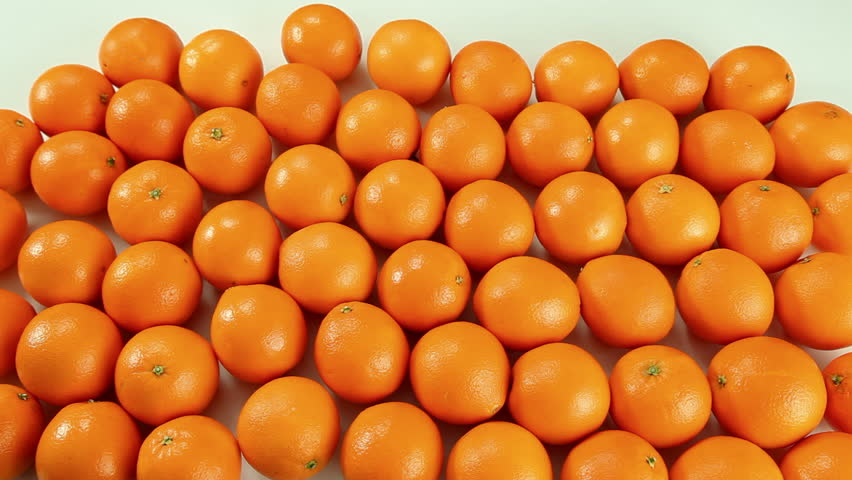
#> input picture Watershed_Algorithm/oranges.jpg, 852 x 480 px, found by its file name
$ python Watershed_implementation.py
#> lines starting #> are read from the running program, lines starting #| are printed output that depends on the picture; after the words box and inside, x2 and y2 are one past the last pixel; in counts of white or black regions, pixels touching at a corner belong together
import cv2 as cv
import numpy as np
import random as rng

img = cv.imread('/home/saurav/Desktop/oranges.jpg')
#> img is the input picture: shape (480, 852, 3); mean B, G, R 48.5, 122.1, 215
gray=cv.cvtColor(img,cv.COLOR_BGR2GRAY)
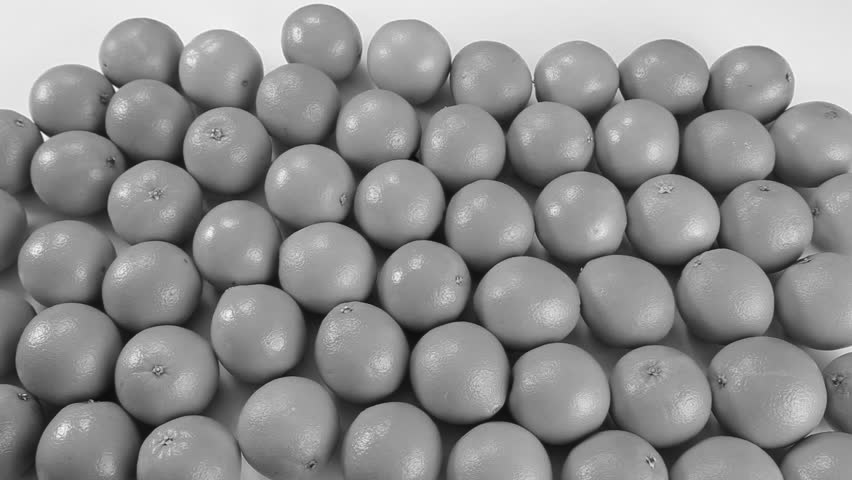
#> gray: shape (480, 852); min 9, max 252, mean 141.5
gray_blurred=cv.GaussianBlur(gray,(5,5),0)
kernel=cv.getStructuringElement(cv.MORPH_RECT,(180,180))

#as the image have different illumination so we have to keep its illumination same
ill_img=cv.morphologyEx(gray_blurred,cv.MORPH_BLACKHAT,kernel,iterations=10)
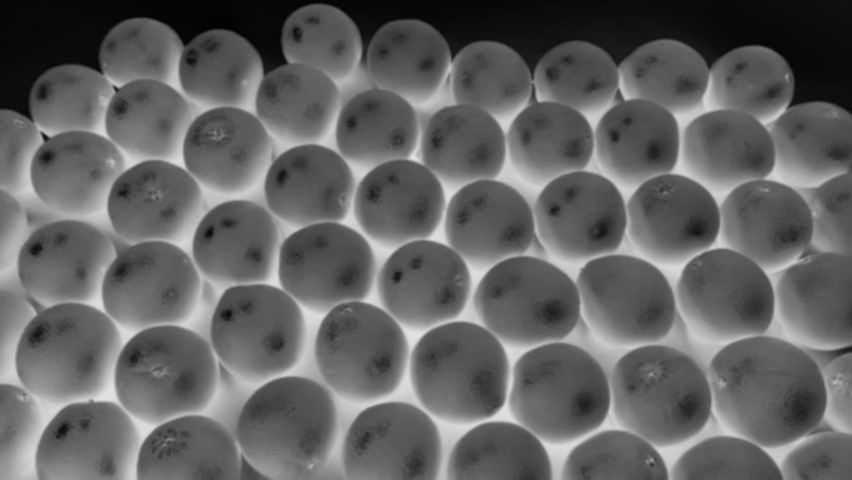
#> ill_img: shape (480, 852); min 0, max 226, mean 98.5
thresh=cv.inRange(ill_img,30,140,255)
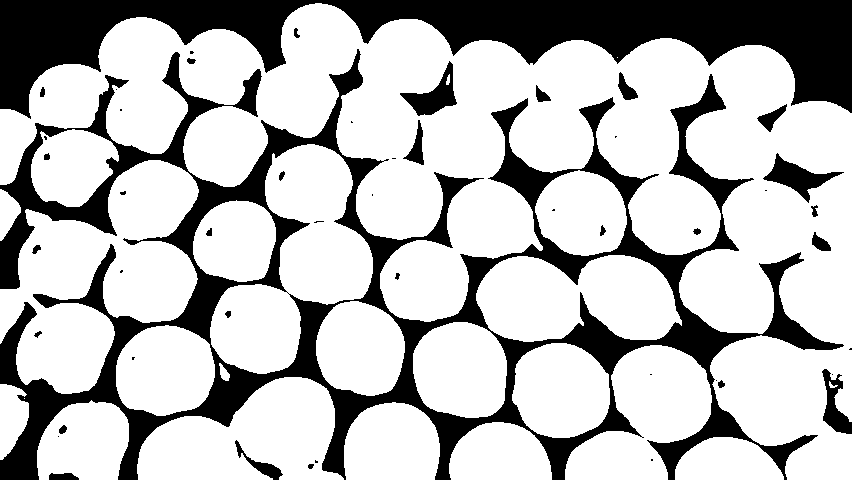
#> thresh: shape (480, 852); 72.7% white; 49 black regions (21 under 20 px), largest, box (x1, y1, x2, y2) and area: (0, 49, 844, 480) 65362, (0, 0, 852, 119) 40412, (763, 153, 844, 203) 1311
cv.imshow("uniform_illumination",ill_img)
cv.imshow("thresholded",thresh)
#Morphological operations
kernel=cv.getStructuringElement(cv.MORPH_ELLIPSE,(3,3))
closing=cv.morphologyEx(thresh,cv.MORPH_CLOSE,kernel,iterations=3)
#> closing: shape (480, 852); 73.9% white; 53 black regions, largest, box (x1, y1, x2, y2) and area: (319, 0, 852, 113) 25526, (0, 0, 318, 116) 14771, (189, 255, 541, 480) 12703
kernel2=cv.getStructuringElement(cv.MORPH_ELLIPSE,(11,11))
opening=cv.morphologyEx(closing,cv.MORPH_OPEN,kernel2,iterations=3)
#> opening: shape (480, 852); 72.5% white; 13 black regions, largest, box (x1, y1, x2, y2) and area: (0, 0, 852, 480) 84482, (561, 225, 750, 480) 9206, (761, 235, 852, 471) 4062

#using distance transform to find peaks
dist_transform = cv.distanceTransform(opening, cv.DIST_L2, 3)
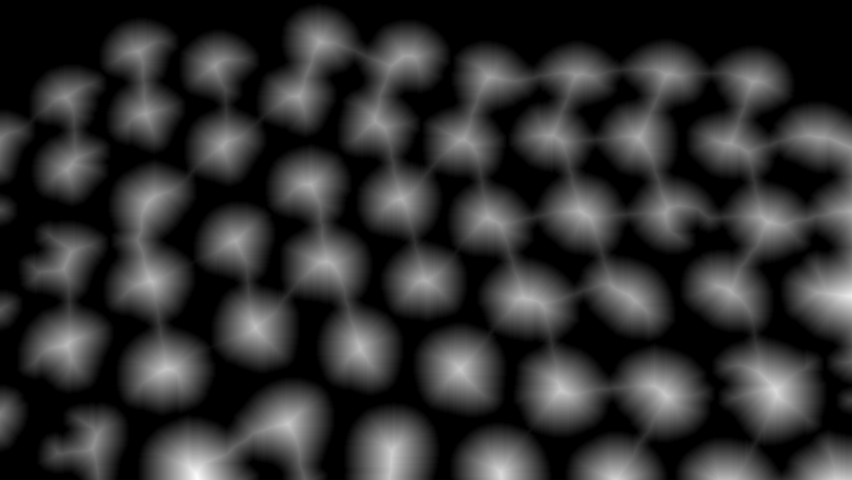
#> dist_transform: shape (480, 852) float32; min 0, max 57.24, mean 10.8; drawn with min black and max white
ret, sure_fg = cv.threshold(dist_transform,0.5*dist_transform.max(),255,0)
#> sure_fg: shape (480, 852) float32; 8.1% white; 52 white regions, largest, box (x1, y1, x2, y2) and area: (747, 363, 798, 417) 1931, (167, 444, 227, 480) 1762, (373, 432, 411, 480) 1637
#> ret = 28.62
cv.imshow("closing",closing)
cv.imshow("OPENING",opening)
cv.normalize(dist_transform, dist_transform, 0, 1.0, cv.NORM_MINMAX)
cv.imshow("Distance transformed",dist_transform)
cv.imshow("sure_fg",sure_fg)


#creating mask of markers with giving every marker value as 1,2,3 while giving other values as 0
dist_8u = sure_fg.astype('uint8')
# Find total markers
contours, _ = cv.findContours(dist_8u, cv.RETR_EXTERNAL, cv.CHAIN_APPROX_SIMPLE)
#> contours = 52 contours; largest, box (x1, y1, x2, y2) and area: (747, 363, 798, 417) 1853, (167, 444, 227, 480) 1681, (373, 432, 411, 480) 1564, (809, 268, 852, 322) 1305, (637, 373, 685, 414) 1255
# Create the marker image for the watershed algorithm
markers = np.zeros(sure_fg.shape, dtype=np.int32)
# Draw the foreground markers
for i in range(len(contours)):
    cv.drawContours(markers, contours,i,i+1,-1)
#> this loop made 52 passes
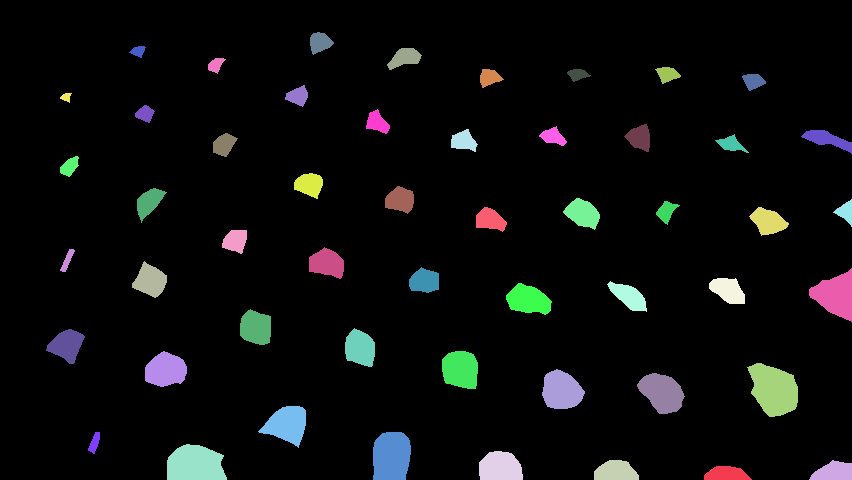
#> markers: shape (480, 852) int32; 53 distinct labels, from 0 to 52; one colour per label, 0 black
# Draw the background marker
#cv.circle(markers, (5,5), 3, (255,255,255), 1)
markers_8u = (markers*100).astype('uint8')
cv.imshow('Markers', markers_8u)
markers=cv.watershed(img, markers) #applying waterhsed algorithm
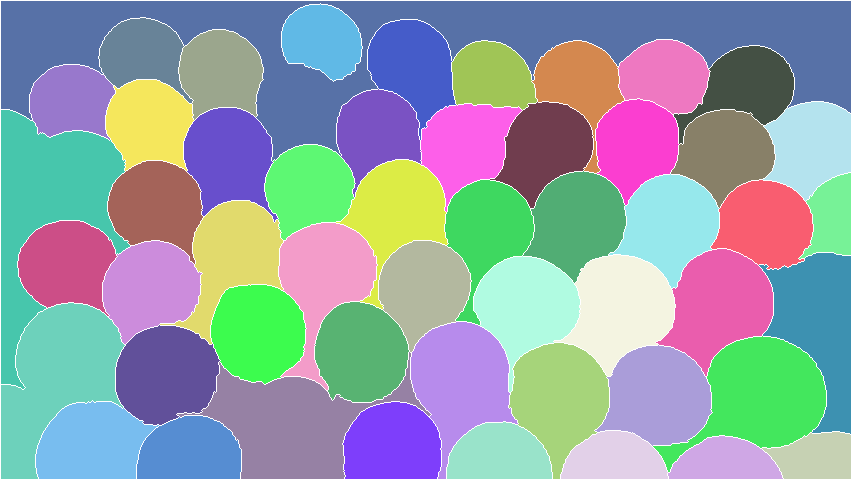
#> markers: shape (480, 852) int32; 53 distinct labels, from -1 to 52; one colour per label, 0 black, -1 white
img[markers==-1]=(255,0,0)
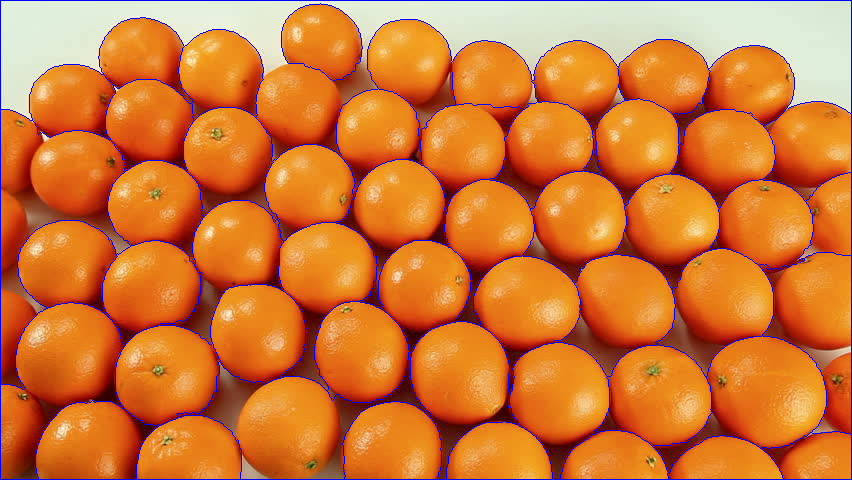
#> img: shape (480, 852, 3); 2.74% of pixels changed, all inside (x1, y1, x2, y2) = (0, 0, 852, 480)
cv.imshow("img",img) #segmented image
cv.imwrite("")
cv.waitKey(0)
cv.destroyAllWindows()
